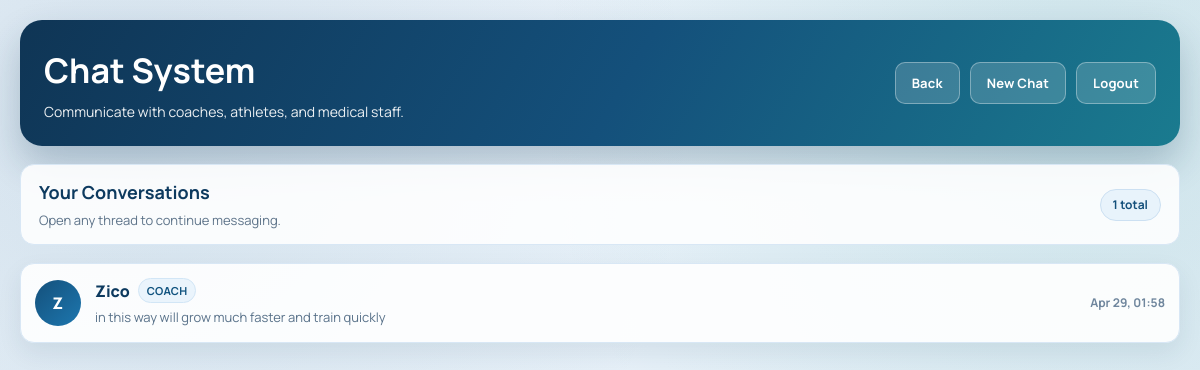
/chat/ (signed in), run on the app's committed database.
### chat/models.py (models this page shows, shortened)
class Conversation(models.Model):
    participant1 = models.ForeignKey(
        settings.AUTH_USER_MODEL,
        on_delete=models.CASCADE,
        related_name='conversations_initiated'
    )
    participant2 = models.ForeignKey(
        settings.AUTH_USER_MODEL,
        on_delete=models.CASCADE,
        related_name='conversations_received'
    )
    created_at = models.DateTimeField(auto_now_add=True)
    updated_at = models.DateTimeField(auto_now=True)
    class Meta:
        db_table = 'chat_conversation'
        ordering = ['-updated_at']
        unique_together = ('participant1', 'participant2')
    @property
    def last_message(self):
        return self.messages.order_by('-created_at').first()

class Message(models.Model):
    conversation = models.ForeignKey(
        Conversation,
        on_delete=models.CASCADE,
        related_name='messages'
    )
    sender = models.ForeignKey(
        settings.AUTH_USER_MODEL,
        on_delete=models.CASCADE,
        related_name='sent_messages'
    )
    content = models.TextField()
    is_read = models.BooleanField(default=False)
    created_at = models.DateTimeField(auto_now_add=True)
    class Meta:
        db_table = 'chat_message'
        ordering = ['created_at']

### user/models.py (models this page shows, shortened)
class User(AbstractBaseUser, PermissionsMixin):
    ROLE_CHOICES = (
        ('athlete', 'Athlete'),
        ('coach', 'Coach'),
        ('medical', 'Medical Staff'),
    )
    BLOOD_GROUP_CHOICES = (
        ('A+', 'A+'),
        ('A-', 'A-'),
        ('B+', 'B+'),
        ('B-', 'B-'),
        ('AB+', 'AB+'),
        ('AB-', 'AB-'),
        ('O+', 'O+'),
        ('O-', 'O-'),
    )
    email = models.EmailField(unique=True)
    name = models.CharField(max_length=255)
    role = models.CharField(max_length=20, choices=ROLE_CHOICES, default='athlete')
    phone = models.CharField(max_length=20, blank=True)
    address = models.TextField(blank=True)
    blood_group = models.CharField(max_length=5, choices=BLOOD_GROUP_CHOICES, blank=True)
    date_of_birth = models.DateField(null=True, blank=True)
    profile_photo = models.ImageField(upload_to='profile_photos/', blank=True, null=True)
    is_approved = models.BooleanField(default=True)
    is_active = models.BooleanField(default=True)
    is_staff = models.BooleanField(default=False)
    date_joined = models.DateTimeField(default=timezone.now)
    objects = UserManager()
    USERNAME_FIELD = 'email'
    REQUIRED_FIELDS = ['name']
    class Meta:
        db_table = 'user_table'

### chat/views.py (the view)
# urls.py: path('', views.conversations_list, name='conversations_list'),
@login_required
def conversations_list(request):
    user = request.user
    conversations = Conversation.objects.filter(
        Q(participant1=user) | Q(participant2=user)
    ).select_related('participant1', 'participant2')
    context = {
        'conversations': conversations,
        'total_conversations': conversations.count(),
    }
    return render(request, 'chat/conversations_list.html', context)

### chat/templates/chat/conversations_list.html (shortened to what this page needs)
{% extends 'user/base.html' %}
{% block content %}
<div class="page-shell">
    <div class="chat-container">
        <div class="chat-topbar">
            <div class="topbar-title">
                <h1>Chat System</h1>
                <p>Communicate with coaches, athletes, and medical staff.</p>
            </div>
            <div class="topbar-actions">
                <a href="{% url 'dashboard' %}" class="topbar-btn">Back</a>
                <a href="{% url 'chat:start_conversation' %}" class="topbar-btn">New Chat</a>
                <a href="{% url 'logout' %}" class="topbar-btn">Logout</a>
            </div>
        </div>
        <div class="chat-overview">
            <div>
                <h2>Your Conversations</h2>
                <p>Open any thread to continue messaging.</p>
            </div>
            <span class="stat-pill" id="conversation-stat">{{ total_conversations }} total</span>
        </div>
        {% if conversations %}
        <div class="conversations-wrapper">
            {% for conversation in conversations %}
                {% if conversation.participant1 == user %}
                    {% with other_user=conversation.participant2 %}
                <a href="{% url 'chat:conversation_detail' conversation.id %}" class="conversation-card">
                    <span class="avatar-chip role-{{ other_user.role }}">{{ other_user.name|slice:":1"|upper }}</span>
                    <div class="conversation-info">
                        <div class="conversation-topline">
                            <h3 class="conversation-name">{{ other_user.name }}</h3>
                            <span class="role-badge role-{{ other_user.role }}">{{ other_user.get_role_display }}</span>
                        </div>
                        {% if conversation.last_message %}
                        <p class="conversation-preview">{{ conversation.last_message.content }}</p>
                        {% else %}
                        <p class="conversation-preview">No messages yet. Start your conversation.</p>
                        {% endif %}
                    </div>
                    <div class="conversation-meta">
                        {% if conversation.last_message %}
                        <p class="conversation-time">{{ conversation.last_message.created_at|date:"M d, H:i" }}</p>
                        {% else %}
                        <p class="conversation-time">New</p>
                        {% endif %}
                    </div>
                </a>
                    {% endwith %}
                {% endif %}
            {% endfor %}
        </div>
        {% else %}
        <div class="empty-state">
            <h3>No Conversations Yet</h3>
            <p>Start a chat with a coach, athlete, or medical staff member.</p>
            <a href="{% url 'chat:start_conversation' %}" class="btn btn-primary">Start New Chat</a>
        </div>
        {% endif %}
    </div>
</div>
{% endblock %}

### user/templates/user/base.html (style rules this page uses)
* { margin: 0; padding: 0; box-sizing: border-box; }
:root { --primary: #123a5a; --primary-light: #1b567f; --primary-dark: #0b2740; --secondary: #178f88; --secondary-light: #22a39b; --secondary-dark: #0f736d; --accent: #d98d23; --accent-light: #e6a13a; --accent-dark: #b8741a; --success: #18885f; --danger: #cf4c3c; --warning: #d9871f; --dark: #182536; --gray-900: #1f2e42; --gray-700: #3b4f67; --gray-600: #5a6f86; --gray-500: #7b8ea3; --gray-400: #9bb0c4; --gray-300: #cad7e4; --gray-200: #dfe8f1; --gray-100: #f3f7fb; --white: #FFFFFF; --shadow-sm: 0 6px 16px rgba(18, 58, 90, 0.06); --shadow-md: 0 12px 28px rgba(16, 45, 71, 0.12); --shadow-lg: 0 24px 50px rgba(10, 33, 53, 0.18); --radius-sm: 8px; --radius: 14px; --radius-lg: 22px; --transition: all 0.25s cubic-bezier(0.4, 0, 0.2, 1); }
body { font-family: 'Manrope', 'Plus Jakarta Sans', 'Trebuchet MS', sans-serif; background: radial-gradient(circle at 10% 15%, rgba(35, 98, 138, 0.12) 0%, transparent 45%), radial-gradient(circle at 90% 12%, rgba(23, 143, 136, 0.12) 0%, transparent 42%), linear-gradient(140deg, #edf4fb 0%, #e6f0f8 50%, #e2edf6 100%); min-height: 100vh; display: flex; align-items: center; justify-content: center; padding: 24px; line-height: 1.55; color: var(--gray-900); -webkit-font-smoothing: antialiased; -moz-osx-font-smoothing: grayscale; text-rendering: optimizeLegibility; }
.role-badge { display: inline-block; padding: 5px 14px; border-radius: 24px; font-size: 11px; font-weight: 700; text-transform: uppercase; letter-spacing: 0.5px; }
.role-coach { background: linear-gradient(135deg, #E3F2FD, #BBDEFB); color: #1565C0; }

### data on the page
Conversation: participant2.name "Z", participant2.name "Zico", participant2.role "COACH", last_message.content "in this way will grow much faster and train quickly", last_message.created_at "Apr 29, 01:58"

### other printed values
{{ total_conversations }} "1"
